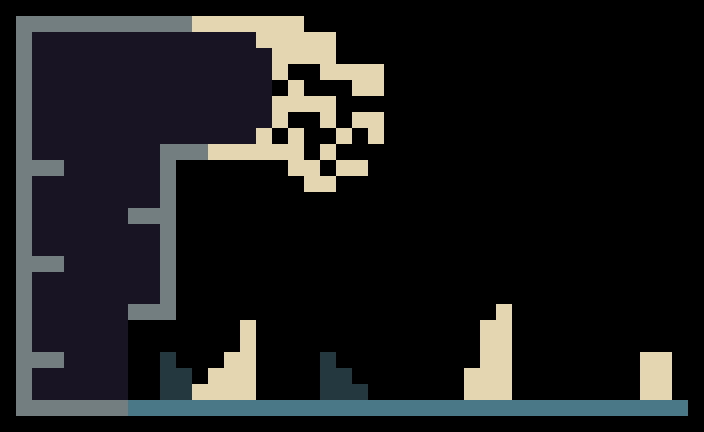

Rendered tile map (Tiled .tmx) drawn with the repository's tilesets; below, a short description and the map source with its tile grids summarised:
An orthogonal 44x27 tile map with 16x16 px tiles, 3 tile layers (Background, Collisions, Foreground), 3 tilesets and 2 objects (player_spawn, baseEnim_spawn).

<map version="1.0" tiledversion="1.0.1" orientation="orthogonal" renderorder="right-down" width="44" height="27" tilewidth="16" tileheight="16" nextobjectid="4">
 <tileset firstgid="1" name="tileset" tilewidth="16" tileheight="16" tilecount="12" columns="6">
  <image source="tileset.png" width="96" height="32" />
 </tileset>
 <tileset firstgid="13" name="bgTiles" tilewidth="16" tileheight="16" tilecount="3" columns="3">
  <image source="bgTiles.png" width="48" height="16" />
 </tileset>
 <tileset firstgid="16" name="fgTiles" tilewidth="16" tileheight="16" tilecount="2" columns="2">
  <image source="fgTiles.png" width="32" height="16" />
 </tileset>
 <objectgroup name="images" />
 <layer name="Background" width="44" height="27">
  <properties>
   <property name="bg" value="true" />
   <property name="tileset" value="bgTiles" />
  </properties>
  <data>[1188 cells, 298 non-empty, 2 distinct tile ids]</data>
 </layer>
 <layer name="Collisions" width="44" height="27" opacity="0.36">
  <properties>
   <property name="collide" value="true" />
   <property name="tileset" value="tileset" />
  </properties>
  <data>[1188 cells, 108 non-empty, 1 distinct tile ids]</data>
 </layer>
 <layer name="Foreground" width="44" height="27">
  <properties>
   <property name="fg" value="true" />
   <property name="tileset" value="fgTiles" />
  </properties>
  <data>[1188 cells, 114 non-empty, 2 distinct tile ids]</data>
 </layer>
 <objectgroup name="objects">
  <object id="1" name="player_spawn" type="player_spawn" x="426.925" y="353.015" width="32" height="32" rotation="90" />
  <object id="3" name="baseEnim_spawn" type="baseEnim_spawn" x="311.333" y="342.667" width="32" height="32" rotation="90" />
 </objectgroup>
</map>
